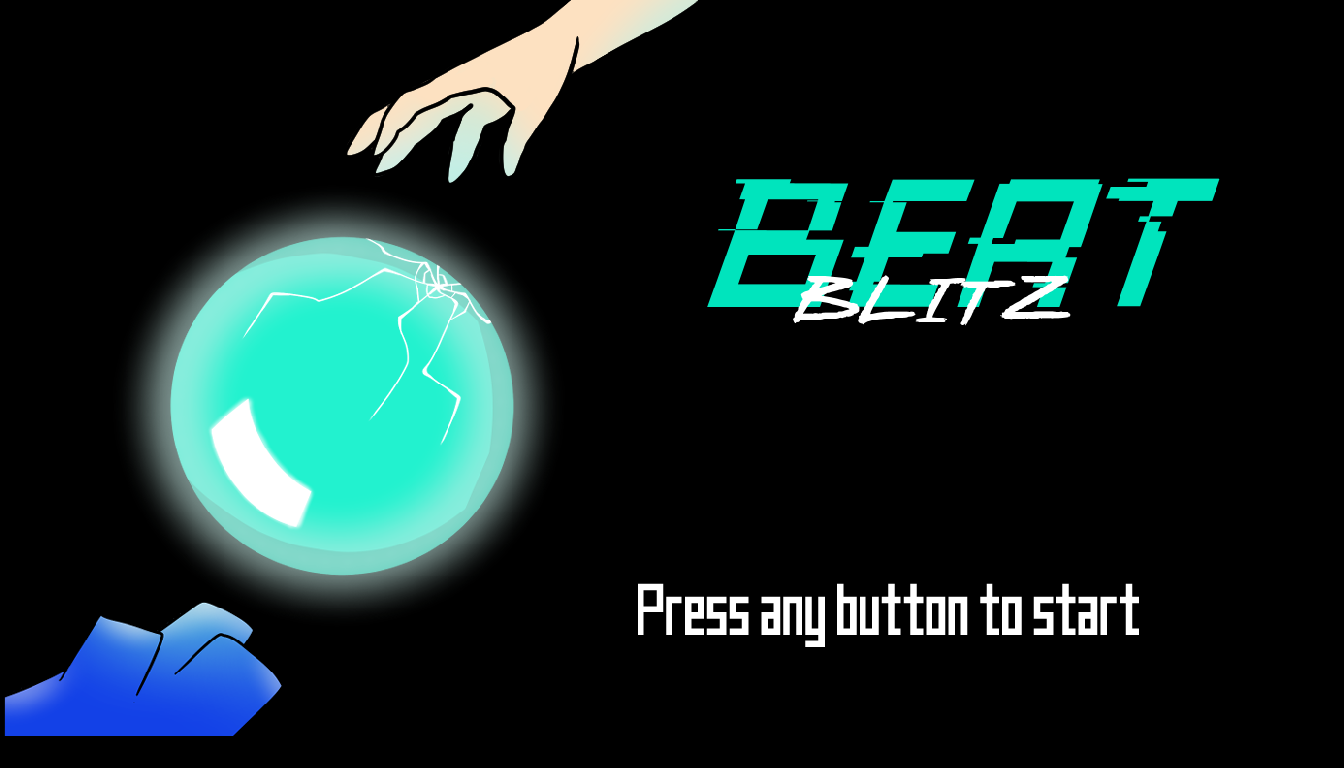

Below is a game level as drawn by its tile map, then a one-line description and the .tmx file that defines it, in full:
An orthogonal 42x24 tile map with 32x32 px tiles, 1 tile layer (Tilelaag 1).

<map version="1.10" tiledversion="1.10.2" orientation="orthogonal" renderorder="right-down" width="42" height="24" tilewidth="32" tileheight="32" infinite="0" nextlayerid="2" nextobjectid="1">
 <tileset firstgid="1" name="startScreen" tilewidth="32" tileheight="32" spacing="1" tilecount="966" columns="42">
  <image source="pictures/startScreen.png" width="1398" height="790" />
 </tileset>
 <layer id="1" name="Tilelaag 1" width="42" height="24">
  <data encoding="csv">
1,2,3,4,5,6,7,8,9,10,11,12,13,14,15,16,17,18,19,20,21,22,23,24,25,26,27,28,29,30,31,32,33,34,35,36,37,38,39,40,41,42,
43,44,45,46,47,48,49,50,51,52,53,54,55,56,57,58,59,60,61,62,63,64,65,66,67,68,69,70,71,72,73,74,75,76,77,78,79,80,81,82,83,84,
85,86,87,88,89,90,91,92,93,94,95,96,97,98,99,100,101,102,103,104,105,106,107,108,109,110,111,112,113,114,115,116,117,118,119,120,121,122,123,124,125,126,
127,128,129,130,131,132,133,134,135,136,137,138,139,140,141,142,143,144,145,146,147,148,149,150,151,152,153,154,155,156,157,158,159,160,161,162,163,164,165,166,167,168,
169,170,171,172,173,174,175,176,177,178,179,180,181,182,183,184,185,186,187,188,189,190,191,192,193,194,195,196,197,198,199,200,201,202,203,204,205,206,207,208,209,210,
211,212,213,214,215,216,217,218,219,220,221,222,223,224,225,226,227,228,229,230,231,232,233,234,235,236,237,238,239,240,241,242,243,244,245,246,247,248,249,250,251,252,
253,254,255,256,257,258,259,260,261,262,263,264,265,266,267,268,269,270,271,272,273,274,275,276,277,278,279,280,281,282,283,284,285,286,287,288,289,290,291,292,293,294,
295,296,297,298,299,300,301,302,303,304,305,306,307,308,309,310,311,312,313,314,315,316,317,318,319,320,321,322,323,324,325,326,327,328,329,330,331,332,333,334,335,336,
337,338,339,340,341,342,343,344,345,346,347,348,349,350,351,352,353,354,355,356,357,358,359,360,361,362,363,364,365,366,367,368,369,370,371,372,373,374,375,376,377,378,
379,380,381,382,383,384,385,386,387,388,389,390,391,392,393,394,395,396,397,398,399,400,401,402,403,404,405,406,407,408,409,410,411,412,413,414,415,416,417,418,419,420,
421,422,423,424,425,426,427,428,429,430,431,432,433,434,435,436,437,438,439,440,441,442,443,444,445,446,447,448,449,450,451,452,453,454,455,456,457,458,459,460,461,462,
463,464,465,466,467,468,469,470,471,472,473,474,475,476,477,478,479,480,481,482,483,484,485,486,487,488,489,490,491,492,493,494,495,496,497,498,499,500,501,502,503,504,
505,506,507,508,509,510,511,512,513,514,515,516,517,518,519,520,521,522,523,524,525,526,527,528,529,530,531,532,533,534,535,536,537,538,539,540,541,542,543,544,545,546,
547,548,549,550,551,552,553,554,555,556,557,558,559,560,561,562,563,564,565,566,567,568,569,570,571,572,573,574,575,576,577,578,579,580,581,582,583,584,585,586,587,588,
589,590,591,592,593,594,595,596,597,598,599,600,601,602,603,604,605,606,607,608,609,610,611,612,613,614,615,616,617,618,619,620,621,622,623,624,625,626,627,628,629,630,
631,632,633,634,635,636,637,638,639,640,641,642,643,644,645,646,647,648,649,650,651,652,653,654,655,656,657,658,659,660,661,662,663,664,665,666,667,668,669,670,671,672,
673,674,675,676,677,678,679,680,681,682,683,684,685,686,687,688,689,690,691,692,693,694,695,696,697,698,699,700,701,702,703,704,705,706,707,708,709,710,711,712,713,714,
715,716,717,718,719,720,721,722,723,724,725,726,727,728,729,730,731,732,733,734,735,736,737,738,739,740,741,742,743,744,745,746,747,748,749,750,751,752,753,754,755,756,
757,758,759,760,761,762,763,764,765,766,767,768,769,770,771,772,773,774,775,776,777,778,779,780,781,782,783,784,785,786,787,788,789,790,791,792,793,794,795,796,797,798,
799,800,801,802,803,804,805,806,807,808,809,810,811,812,813,814,815,816,817,818,819,820,821,822,823,824,825,826,827,828,829,830,831,832,833,834,835,836,837,838,839,840,
841,842,843,844,845,846,847,848,849,850,851,852,853,854,855,856,857,858,859,860,861,862,863,864,865,866,867,868,869,870,871,872,873,874,875,876,877,878,879,880,881,882,
883,884,885,886,887,888,889,890,891,892,893,894,895,896,897,898,899,900,901,902,903,904,905,906,907,908,909,910,911,912,913,914,915,916,917,918,919,920,921,922,923,924,
925,926,927,928,929,930,931,932,933,934,935,936,937,938,939,940,941,942,943,944,945,946,947,948,949,950,951,952,953,954,955,956,957,958,959,960,961,962,963,964,965,966,
0,0,0,0,0,0,0,0,0,0,0,0,0,0,0,0,0,0,0,0,0,0,0,0,0,0,0,0,0,0,0,0,0,0,0,0,0,0,0,0,0,0
</data>
 </layer>
</map>